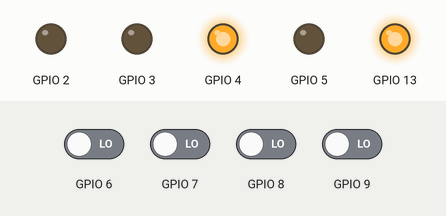
This program was run on a simulated ESP32. Parts: output pins drawn as LEDs (lit = HIGH). Inputs (shaded band) come from the test bench; at power-on: GPIO 6–9 LOW. WiFi joins after 1.5 s; servers stay silent unless stated.

Above: at 2.7 s.
2.8 s: GPIO 6 driven HIGH
At 6.5 s:
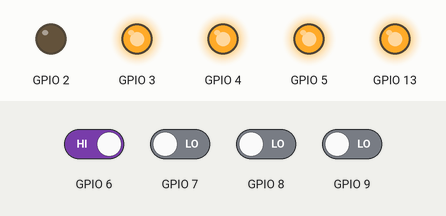
12.1 s: GPIO 9 driven HIGH
At 14.6 s:
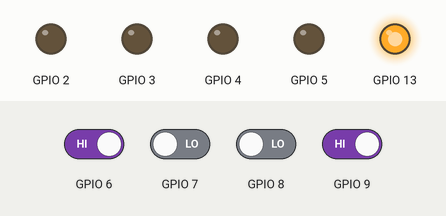
21.0 s: GPIO 8 driven HIGH
At 22.6 s:
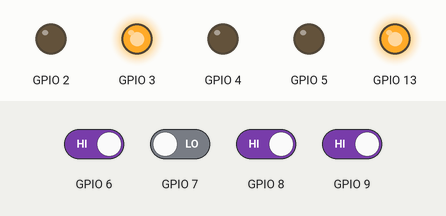
30.3 s: GPIO 7 driven HIGH
At 34.0 s:
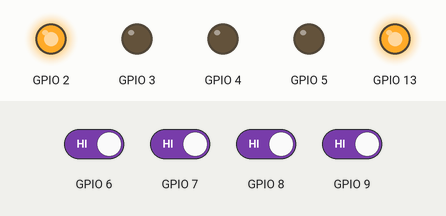
39.6 s: GPIO 7 driven LOW
At 44.8 s:
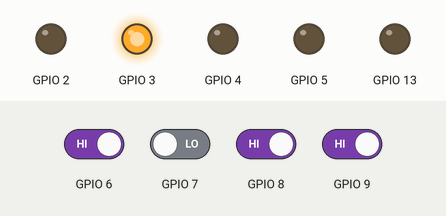
48.9 s: GPIO 8 driven LOW
At 52.8 s:
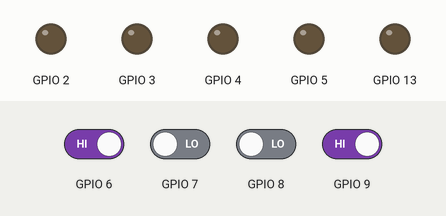
Timing chart, 0 to 59.2 s (numbered marks = the images above; inputs shaded):
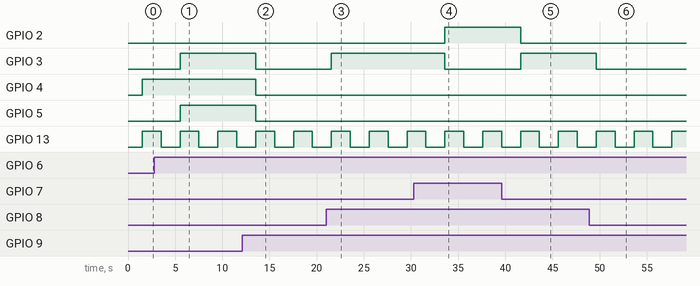

The program:

main.cpp
```cpp
//----------------------Skeleton Code--------------------//
#include <WiFi.h>
#include <WiFiUdp.h>
#include <ArduinoOTA.h>

//    Can be client or even host   //
#ifndef STASSID
#define STASSID "SIVA"  // Replace with your network credentials
#define STAPSK  "siva1234"
#endif

const char* ssid = STASSID;
const char* password = STAPSK;
int X=0,C=0,B=0,A=0;
int Y,R,Q,P;

void OTAsetup() {
  WiFi.mode(WIFI_STA);
  WiFi.begin(ssid, password);
  while (WiFi.waitForConnectResult() != WL_CONNECTED) {
    delay(5000);
    ESP.restart();
  }
  ArduinoOTA.begin();
}

void OTAloop() {
  ArduinoOTA.handle();
}

//-------------------------------------------------------//

void setup(){
  OTAsetup();

  //-------------------//
  // Custom setup code //
  //-------------------//
    pinMode(2, OUTPUT);
    pinMode(3, OUTPUT);
    pinMode(4, OUTPUT);
    pinMode(5, OUTPUT);

    pinMode(13, OUTPUT);

    pinMode(6, INPUT);
    pinMode(7, INPUT);
    pinMode(8, INPUT);
    pinMode(9, INPUT);
}

void loop() {
  OTAloop();
  delay(10);  // If no custom loop code ensure to have a delay in loop
  //-------------------//
  // Custom loop code  //
  //-------------------//

  A = digitalRead(6);
  B= digitalRead(7);
  C = digitalRead(8);
  X= digitalRead(9);

  P=(B&&C&&X);
  Q=(B&&!C&&!X)||(!B&&C&&X)||(A&&!X);
  R=(!X);
  Y=(A&&!X);

  digitalWrite(2, P);
  digitalWrite(3, Q);
  digitalWrite(4, R);
  digitalWrite(5, Y);

  digitalWrite(13, HIGH);
  delay(2000);
  digitalWrite(13, LOW);
  delay(2000);

}
```

Measured:
- after the input at 2.8 s, GPIO 3, GPIO 5: LOW → HIGH after 2.7 s
- after the input at 12.1 s, GPIO 3–5: HIGH → LOW after 1.4 s
- after the input at 21.0 s, GPIO 3: LOW → HIGH after 0.56 s
- after the input at 30.3 s, GPIO 2: LOW → HIGH after 3.3 s; GPIO 3: HIGH → LOW after 3.3 s
- after the input at 39.6 s, GPIO 2: HIGH → LOW after 2.0 s; GPIO 3: LOW → HIGH after 2.0 s
- after the input at 48.9 s, GPIO 3: HIGH → LOW after 0.74 s
- by itself, GPIO 13: alternates HIGH for 2.0 s and LOW for 2.0 s
